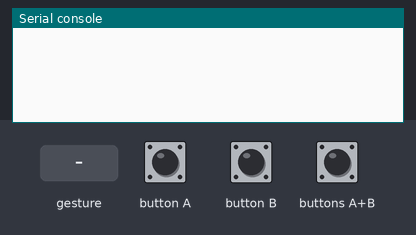
Simulated run of this program. Board: BBC micro:bit (MakeCode). On the bench: the last lines printed to the serial console. The test bench sets the inputs (shaded band). No radio messages arrive unless stated (any console line starting 'radio sent:' is added by the test bench); a tilt is held for 1.5 s and a shake lasts 1 s, then the board lies face up again.

Above: at 1.2 s.
1.3 s: button A pressed for 0.15 s
At 2.2 s:
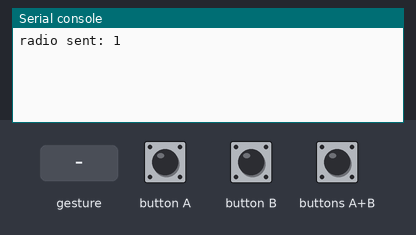
2.9 s: button B pressed for 0.15 s
At 3.5 s:
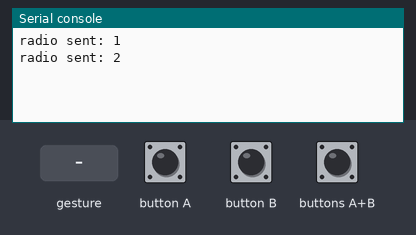
4.5 s: buttons A+B pressed for 0.15 s
At 5.8 s:
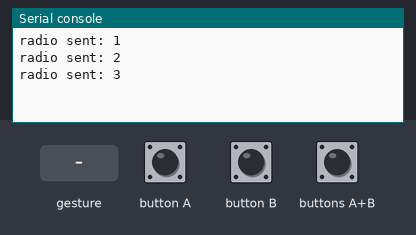
6.1 s: gesture 'tilt right'
At 7.3 s:
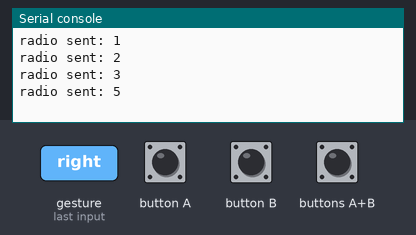
7.6 s: gesture 'tilt left'
At 8.8 s:
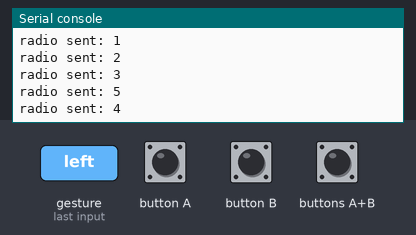
Timing chart, 0 to 10.1 s (numbered marks = the images above; inputs shaded):
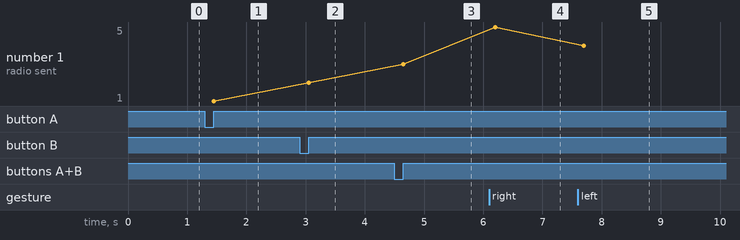

The program:

main.ts
```typescript
input.onButtonPressed(Button.A, function () {
    radio.sendNumber(1)
})
input.onButtonPressed(Button.AB, function () {
    radio.sendNumber(3)
})
input.onButtonPressed(Button.B, function () {
    radio.sendNumber(2)
})
input.onGesture(Gesture.TiltRight, function () {
    radio.sendNumber(5)
})
input.onGesture(Gesture.TiltLeft, function () {
    radio.sendNumber(4)
})
radio.setGroup(113)
```

test.ts
```typescript
// .
```

Measured:
- after the input at 1.3 s, the serial console: prints a new line after 0.15 s (image 1)
- after the input at 2.9 s, the serial console: prints a new line after 0.15 s (image 2)
- after the input at 4.5 s, the serial console: prints a new line after 0.15 s (image 3)
- after the input at 6.1 s, the serial console: prints a new line after 0.10 s (image 4)
- after the input at 7.6 s, the serial console: prints a new line after 0.10 s (image 5)
- plotted number 1: 1 → 2 after the input at 2.9 s, 2 → 3 after the input at 4.5 s, 3 → 5 after the input at 6.1 s, 5 → 4 after the input at 7.6 s
